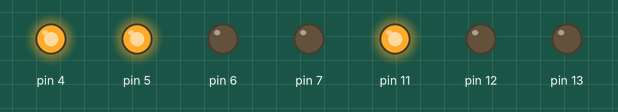
A sketch run on a simulated Arduino Uno, built with avr-gcc and run on an emulated ATmega328P. Parts: output pins drawn as LEDs (lit = HIGH).

Above: at 0.2 s.
At 2.7 s:
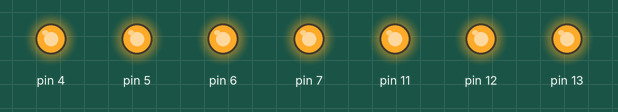
At 5.2 s:
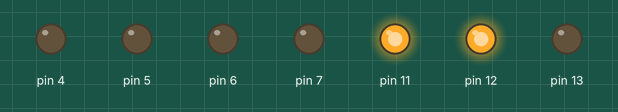
At 10.2 s:
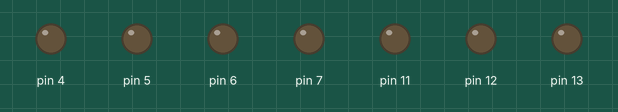
At 15.2 s:
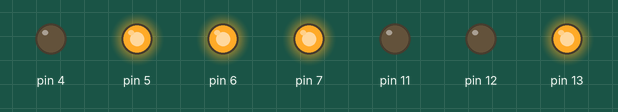
At 20.2 s:
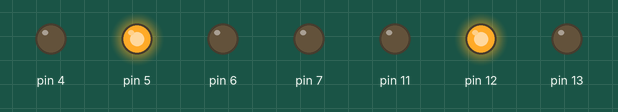
Timing chart, 0 to 20.8 s (numbered marks = the images above):
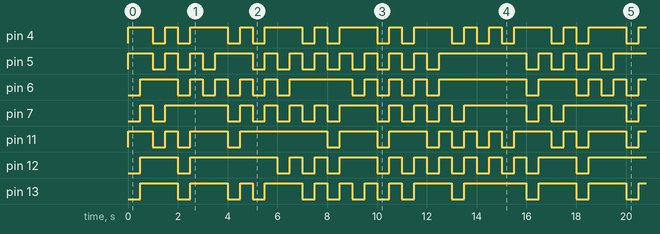

The sketch:

symbols.ino
```cpp
//  =========================
//  7-segments led indicator
//  simple example
//  Created by Alex Noyanov
//  20 May 2016
//  =========================

/*    7-SEGMENT INDICATOR
 *     CONNECTING SCHEME:
 *    _______________
 *  /_______________/| /5V
 * |    <=====>    | |/
 * |   ^   UP  ^   | |
 * |LUP|       |RUP| |
 * |   v  MDL  v   | |
 * |    <=====>    | |
 * |   ^       ^   | |
 * |LDN|       |RDN| |
 * |   v  DWN  v   | |
 * |    <=====> O  | |
 * |_______________|/
 *
 *
 * (Better use Resistors!)
 *  CONNECT PINS
 *  TO THE SEGMENTS:
 *    UP  --> 13
 *    MDL --> 7
 *    DWN --> 4
 *    LUP --> 12
 *    LDN --> 11
 *    RUP --> 6
 *    RDN --> 5
 *
 *    OTHER SYMBOLS: A,C,E,F,G,H,I(use1),O(use0),L,P
 *    1,2,3,4,5,6,7,8,9,0
 */
// Library:
#include<LedIndicator.h>

// Speed:
int spd = 500;
void setup() {
  // put your setup code here, to run once:
// Make indicator pins in OUTPUT mode:
PinsOut();
// Turn OFF all segments:
Off();
}


//typedef void (*printFunc)(void);
//printFunc printFuncts[] = { One, Two, Three };

void loop() {

oUp();
delay(spd); // Waitind
Off();      // Turn Off
delay(spd);

oDn();
delay(spd); // Waitind
Off();      // Turn Off
delay(spd);

// Let's print all numbers:
for(int n=0;n<=9;n++){
  PrintNum(n);
delay(spd); // Waitind
Off();      // Turn Off
delay(spd);
}

// Now lets's print "H" "E" "L" "L" "O"
H();        // Turn On H
delay(spd); // Waitind
Off();      // Turn Off
delay(spd);

E();
delay(spd); // Waitind
Off();      // Turn Off
delay(spd);

L();
delay(spd); // Waitind
Off();      // Turn Off
delay(spd);

L();
delay(spd); // Waitind
Off();      // Turn Off
delay(spd);

PrintNum(1);


}
```

Measured:
- by itself, pin 4, pin 5, pin 7, pin 12: moves between LOW and HIGH, repeating every 16.0 s
- by itself, pin 6: repeats every 16.0 s: 4 × (LOW 0.50 s, HIGH 0.50 s), LOW 0.50 s, HIGH 2.5 s, 3 × (LOW 0.50 s, HIGH 0.50 s), LOW 0.50 s, HIGH 3.5 s, LOW 0.50 s, HIGH 1.5 s
- by itself, pin 11: repeats every 16.0 s: HIGH 0.50 s, LOW 0.50 s, HIGH 1.5 s, LOW 0.50 s, HIGH 3.5 s, 2 × (LOW 0.50 s, HIGH 1.5 s), 3 × (LOW 0.50 s, HIGH 0.50 s), LOW 0.50 s, HIGH 1.5 s, LOW 0.50 s
